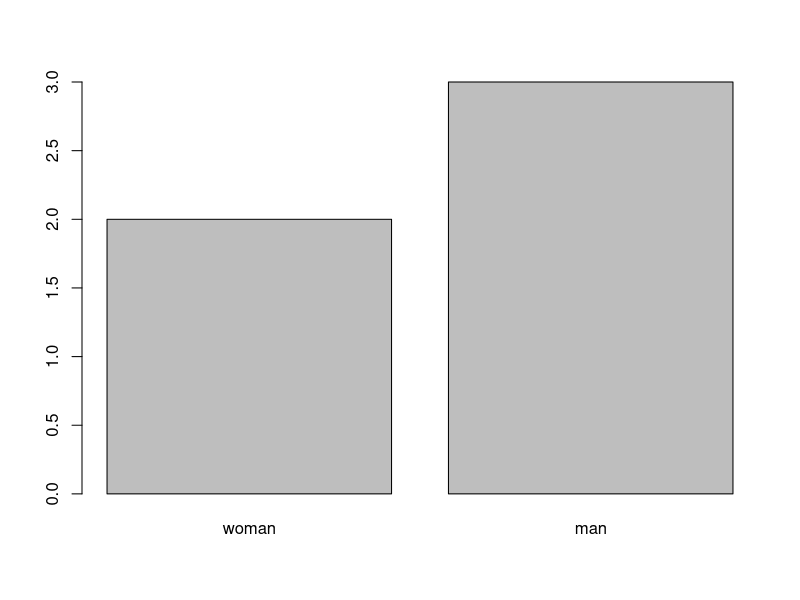
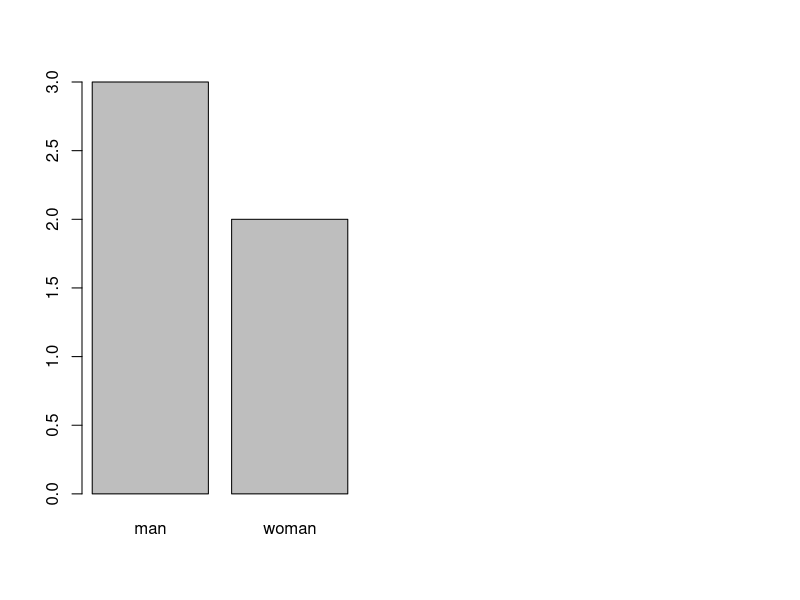

Reproduce these figures in R, in order. (Note: this script raises an error after producing the figures.)
#요인형(Factor)
#같은 성격의 값의 목롤을 범주로 갖는 벡터자료

#[유형]
#norminal(명목): 순서가 없음, 알파벳 순서로 정렬 (성별, 혈액형)
#ordianl(서열): 순서가 있음, 사용자가 지정한 순서 (학점(A,B,C,D),설문조사(매우만족,만족,보통 ..))

#벡터
gender <- c("man","woman","woman","man","man")

#요인형:factor ordinal 
#벡터를 요인형으로 변환
# factor(x, levels, ordered)
norminal_gender <- factor(gender, levels=c("woman","man"),ordered=TRUE)
    # ->  woman 이 1번째, man 이 2번째로 설정함 ( "woman" < "man" )
norminal_gender   #Levels: man woman

#빈도수 : 수치형
table(norminal_gender)  # man 3  woman 2

#빈도수 : 그래프
plot(norminal_gender)

#mode() : 자료형
mode(norminal_gender)   # numeric

#class() : 자료형
class(norminal_gender)  # factor

#차트 그리기
nominal_gender <- as.factor(gender)

par(mfrow=c(1,2))
plot(nominal_gender)
plot(ordinal_gender)
